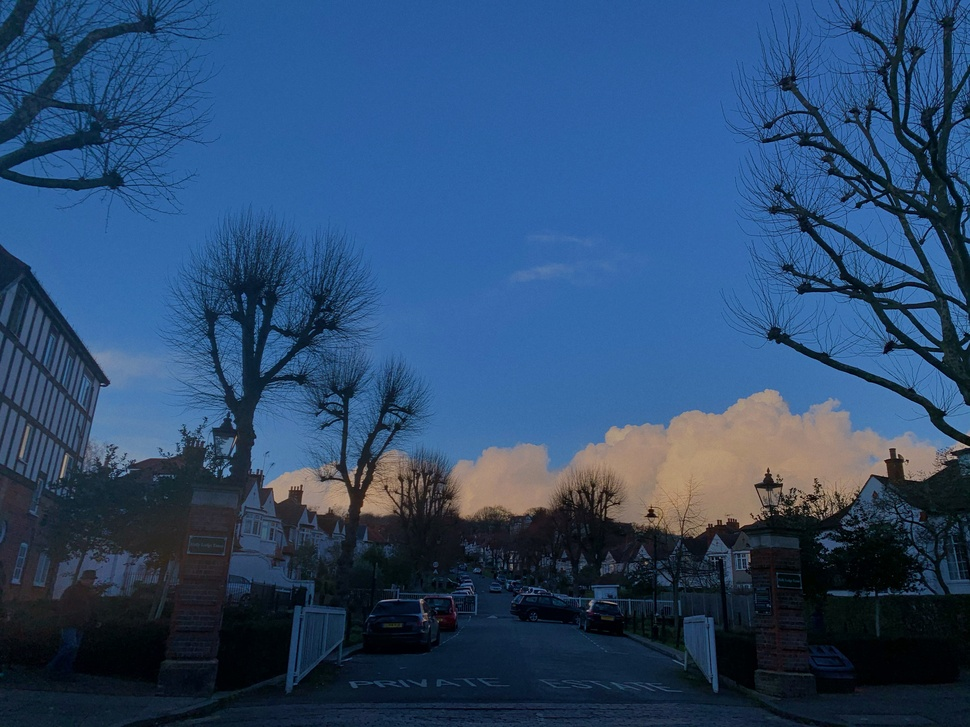
#> input picture image_Pointillist Art/assets/cloud.JPG, 970 x 727 px, shrunk from 4032 x 3024 before the run
$ python main.py
#> lines starting #> are read from the running program, lines starting #| are printed output that depends on the picture
import scipy.spatial
import numpy as np
import random
import cv2
import math
import time
from matplotlib import pyplot as plt
from sklearn.cluster import KMeans

def compute_color_probabilities(pixels, palette):
    distances = scipy.spatial.distance.cdist(pixels, palette)
    maxima = np.amax(distances, axis=1)

    distances = maxima[:, None] - distances
    summ = np.sum(distances, 1)
    distances /= summ[:, None]
    return distances

def get_color_from_prob(probabilities, palette, rand=False):
    probs = np.argsort(probabilities)
    i = probs[-1]
    if rand:
        r = random.uniform(0,1)
        if r<=0.2: i = probs[random.randint(max(0, probabilities.shape[0] - 1), probabilities.shape[0] - 1)]
    return palette[i]

def randomized_grid(h, w, scale):
    assert (scale > 0)

    r = scale//2

    grid = []
    for i in range(0, h, scale):
        for j in range(0, w, scale):
            y = random.randint(-r, r) + i
            x = random.randint(-r, 2*r) + j

            grid.append((y % h, x % w))

    random.shuffle(grid)
    return grid


def limit_size(img, max_x, max_y=0):
    if max_x == 0:
        return img

    if max_y == 0:
        max_y = max_x

    ratio = min(1.0, float(max_x) / img.shape[1], float(max_y) / img.shape[0])

    if ratio != 1.0:
        shape = (int(img.shape[1] * ratio), int(img.shape[0] * ratio))
        return cv2.resize(img, shape, interpolation=cv2.INTER_AREA)
    else:
        return img

def get_color_palette(img, n=10, scale=200):
    # scale down the image to speedup kmeans
    img = limit_size(img, scale)

    clt = KMeans(n_clusters=n)
    clt.fit(img.reshape(-1, 3))

    return clt.cluster_centers_

def complement(colors):
    return 255 - colors


def create_pointillism_art(image_path, primary_colors, save_path, rand=False):
#> called with image_path = 'assets/cloud.JPG', primary_colors = 10, save_path = 'assets/cloudOut.JPG', rand = True
    start_time = time.time()

    img = cv2.imread(image_path)
#> img is the input picture: shape (727, 970, 3); mean B, G, R 110.4, 73.8, 43.5

    radius_width = int(math.ceil(max(img.shape) / 200))
#> radius_width = 5
    print("Radius width: %d" % radius_width)
#| Radius width: 5

    palette = get_color_palette(img, primary_colors)
#> in limit_size, `return cv2.resize(img, shape, interpolation=cv2.INTER_AREA)`:
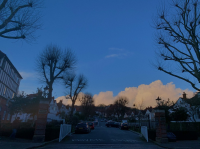
#> returned value: shape (149, 200, 3); mean of channels 0, 1, 2 110.4, 73.8, 43.5; drawn as B, G, R
#> palette = [[168.3, 121.8, 80.57], [82.87, 56.51, 33.99], [168, 104.6, 52.06], [21.01, 14.56, 8.03], [156.1, 93.52, 42.78], [52.04, 33.89, 15.99], [119.1, 134.3, 157.1], [119.8, 77.52, 40.24], [47.45, 40.74, 38.81], [80.23, 89.34, 104.4]]
    complements = complement(palette)
#> complements = [[86.69, 133.2, 174.4], [172.1, 198.5, 221], [86.97, 150.4, 202.9], [234, 240.4, 247], [98.88, 161.5, 212.2], [203, 221.1, 239], [135.9, 120.7, 97.85], [135.2, 177.5, 214.8], [207.6, 214.3, 216.2], [174.8, 165.7, 150.6]]
    palette = np.vstack((palette, complements))
#> palette = 20 rows, first 8: [168.3, 121.8, 80.57], [82.87, 56.51, 33.99], [168, 104.6, 52.06], [21.01, 14.56, 8.03], [156.1, 93.52, 42.78], [52.04, 33.89, 15.99], [119.1, 134.3, 157.1], [119.8, 77.52, 40.24]
    print("Color Palette Computed")

    print("Drawing image...")

    canvas = np.zeros((img.shape[0], img.shape[1], 3), np.uint8)
    canvas[:, :] = (255, 255, 255)

    grid = randomized_grid(img.shape[0], img.shape[1], scale=3)

    pixel_colors = np.array([img[x[0], x[1]] for x in grid])

    color_probabilities = compute_color_probabilities(pixel_colors, palette)

    for i, (y, x) in enumerate(grid):
        color = get_color_from_prob(color_probabilities[i], palette, rand=rand)
        cv2.ellipse(canvas, (x, y), (radius_width, radius_width), 0, 0, 360, color, -1, cv2.LINE_AA)
#> this loop made 78732 passes
#> color on passes 1 to 3: [168, 104.6, 52.06], [168, 104.6, 52.06], [168, 104.6, 52.06]
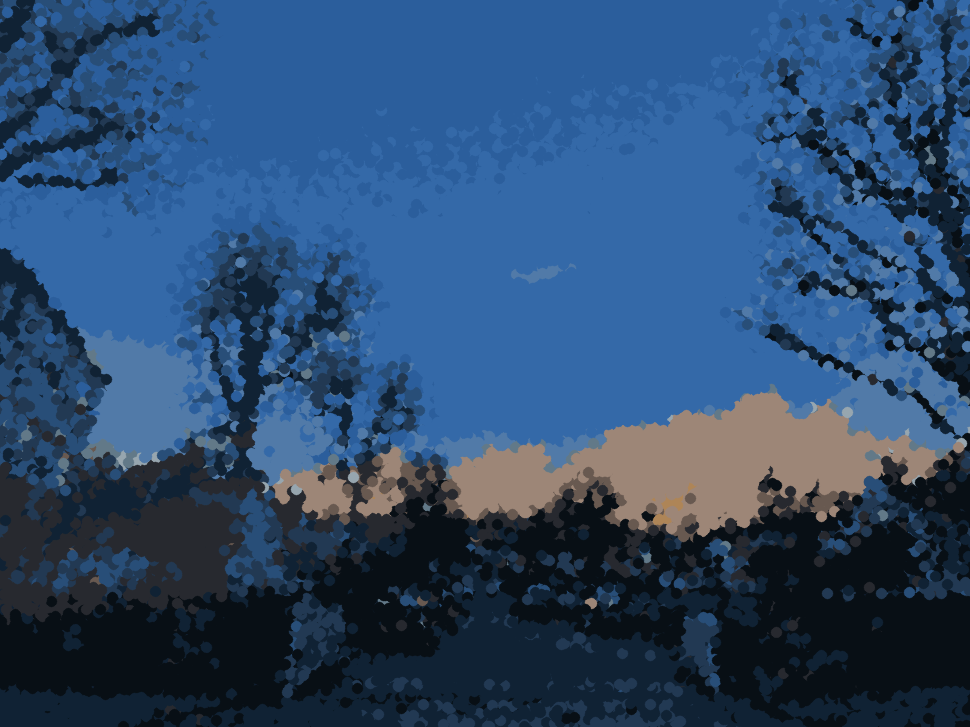
#> canvas: shape (727, 970, 3); mean of channels 0, 1, 2 110.3, 74.4, 44.1; drawn as B, G, R

    plt.imshow(cv2.cvtColor(canvas, cv2.COLOR_BGR2RGB))
    cv2.imwrite(save_path, canvas)

    print("Total Time taken: %d seconds" % round(time.time() - start_time, 2))


create_pointillism_art('assets/cloud.JPG', 10, 'assets/cloudOut.JPG', rand=True)

$ run again, with image_Pointillist Art/assets/Airline.JPG copied over image_Pointillist Art/assets/cloud.JPG
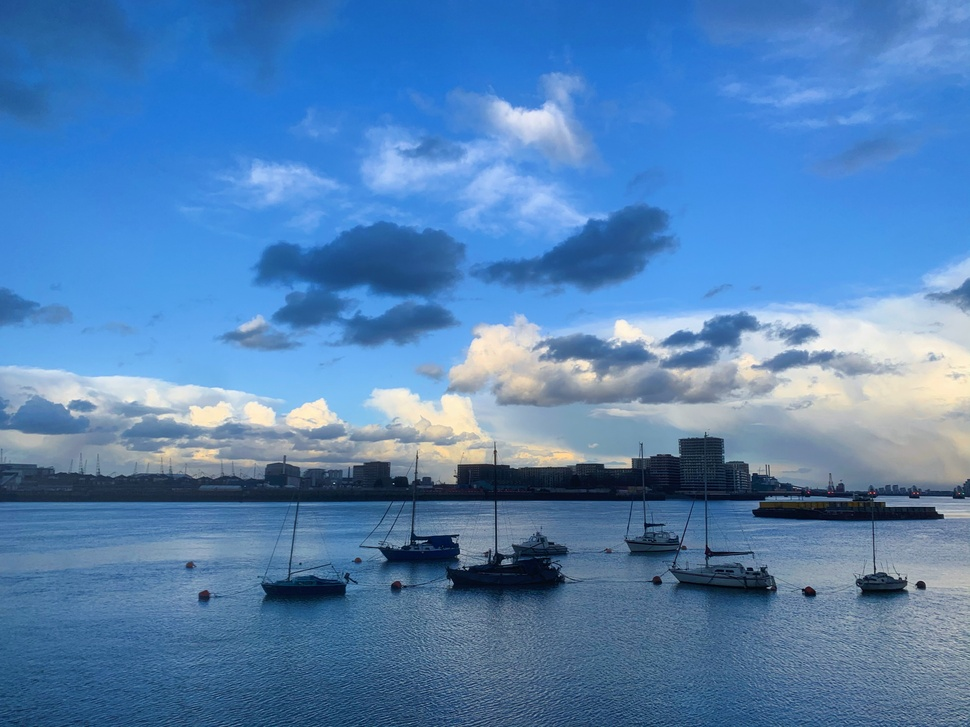
#> input picture image_Pointillist Art/assets/Airline.JPG, 970 x 727 px, shrunk from 4032 x 3024 before the run
#> in create_pointillism_art, img is the input picture: shape (727, 970, 3); mean B, G, R 179.5, 129.8, 83.6
#| Radius width: 5
#> in limit_size, `return cv2.resize(img, shape, interpolation=cv2.INTER_AREA)`:
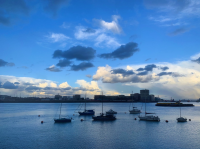
#> returned value: shape (149, 200, 3); mean of channels 0, 1, 2 179.5, 129.8, 83.7; drawn as B, G, R
#> in create_pointillism_art, `palette = get_color_palette(img, primary_colors)`: palette = [[191.6, 182.7, 172.9], [236.5, 172.7, 113], [145, 99.85, 55.68], [201.8, 116.7, 41.31], [154.4, 119.9, 86.3], [117.3, 80.43, 43.62], [168.1, 147.5, 127.1], [215.4, 219.5, 218.2], [223.9, 144.2, 72.51], [57.86, 37.12, 21.21]]
#> complements = [[63.41, 72.25, 82.06], [18.53, 82.26, 142], [110, 155.2, 199.3], [53.2, 138.3, 213.7], [100.6, 135.1, 168.7], [137.7, 174.6, 211.4], [86.87, 107.5, 127.9], [39.63, 35.5, 36.78], [31.08, 110.8, 182.5], [197.1, 217.9, 233.8]]
#> in create_pointillism_art, `palette = np.vstack((palette, complements))`: palette = 20 rows, first 8: [191.6, 182.7, 172.9], [236.5, 172.7, 113], [145, 99.85, 55.68], [201.8, 116.7, 41.31], [154.4, 119.9, 86.3], [117.3, 80.43, 43.62], [168.1, 147.5, 127.1], [215.4, 219.5, 218.2]
#> the loop in create_pointillism_art, `for i, (y, x) in enumerate(grid):` made 78732 passes
#> color on passes 1 to 3: [223.9, 144.2, 72.51], [223.9, 144.2, 72.51], [154.4, 119.9, 86.3]
#> after the loop in create_pointillism_art, `for i, (y, x) in enumerate(grid):`:
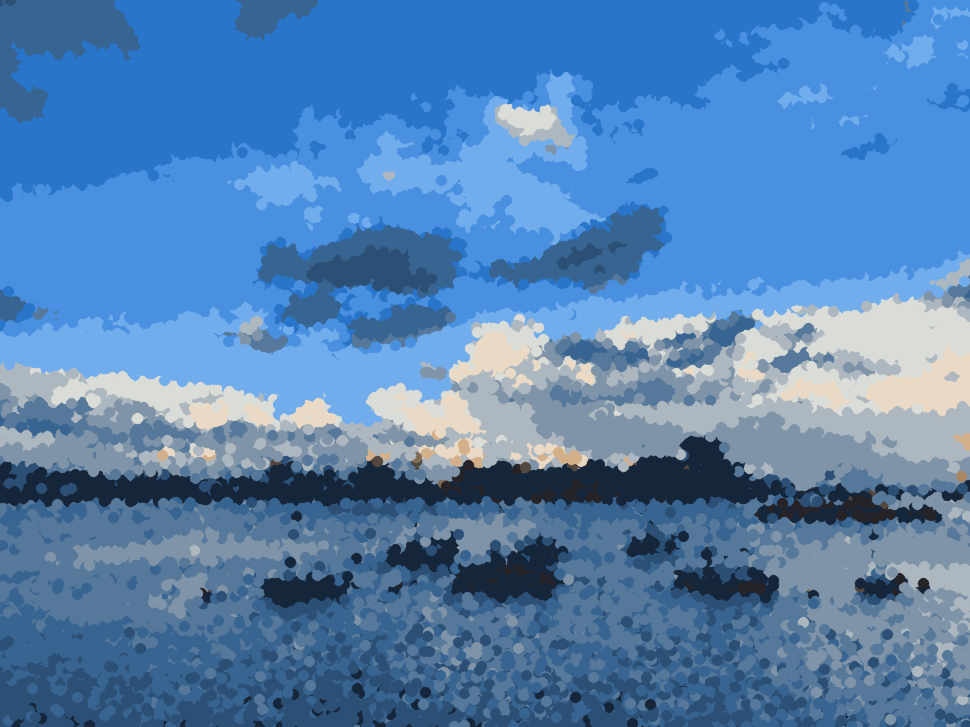
#> canvas: shape (727, 970, 3); mean of channels 0, 1, 2 178.6, 129.9, 84.6; drawn as B, G, R

$ run again, with image_Pointillist Art/assets/CityofLondon.JPG copied over image_Pointillist Art/assets/cloud.JPG
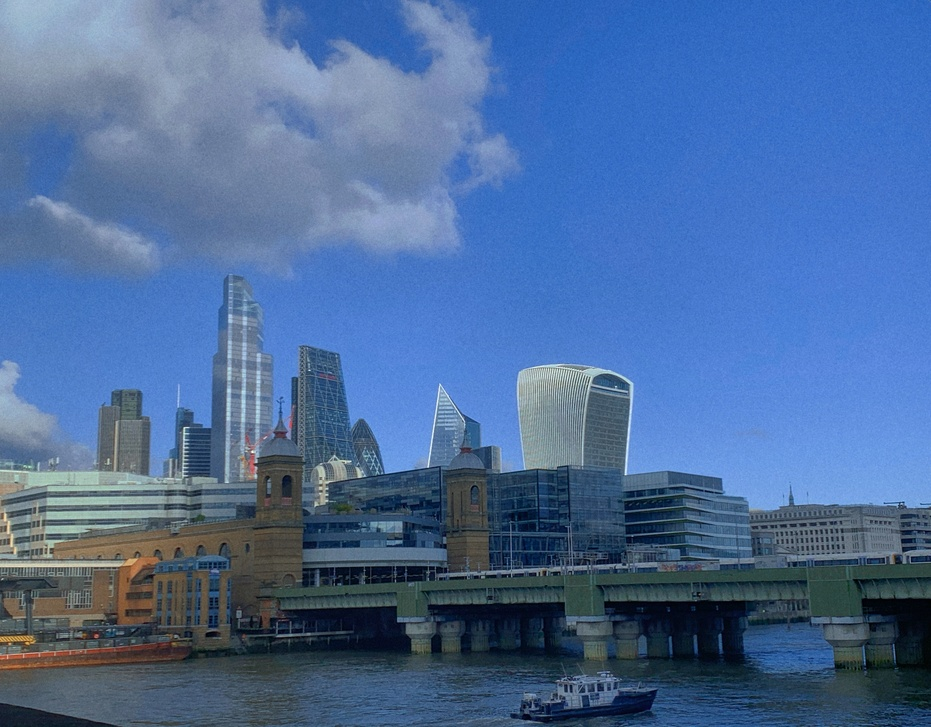
#> input picture image_Pointillist Art/assets/CityofLondon.JPG, 931 x 727 px, shrunk from 3871 x 3024 before the run
#> in create_pointillism_art, img is the input picture: shape (727, 931, 3); mean B, G, R 154.4, 107.7, 75.7
#| Radius width: 5
#> in limit_size, `return cv2.resize(img, shape, interpolation=cv2.INTER_AREA)`:
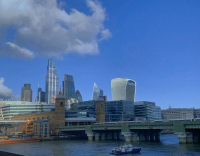
#> returned value: shape (156, 200, 3); mean of channels 0, 1, 2 154.4, 107.7, 75.7; drawn as B, G, R
#> in create_pointillism_art, `palette = get_color_palette(img, primary_colors)`: palette = [[167.7, 136, 115.8], [72.46, 72.39, 64.9], [216.1, 137.1, 89.07], [41.63, 25.33, 11.73], [196.7, 113.4, 61.52], [113.6, 88.46, 64.33], [185.7, 162.5, 142.2], [150.7, 114.5, 88.24], [76.23, 58.09, 35.82], [86.31, 100.6, 114.1]]
#> complements = [[87.34, 119, 139.2], [182.5, 182.6, 190.1], [38.93, 117.9, 165.9], [213.4, 229.7, 243.3], [58.31, 141.6, 193.5], [141.4, 166.5, 190.7], [69.32, 92.5, 112.8], [104.3, 140.5, 166.8], [178.8, 196.9, 219.2], [168.7, 154.4, 140.9]]
#> in create_pointillism_art, `palette = np.vstack((palette, complements))`: palette = 20 rows, first 8: [167.7, 136, 115.8], [72.46, 72.39, 64.9], [216.1, 137.1, 89.07], [41.63, 25.33, 11.73], [196.7, 113.4, 61.52], [113.6, 88.46, 64.33], [185.7, 162.5, 142.2], [150.7, 114.5, 88.24]
#> the loop in create_pointillism_art, `for i, (y, x) in enumerate(grid):` made 75573 passes
#> color on passes 1 to 3: [167.7, 136, 115.8], [87.34, 119, 139.2], [196.7, 113.4, 61.52]
#> after the loop in create_pointillism_art, `for i, (y, x) in enumerate(grid):`:
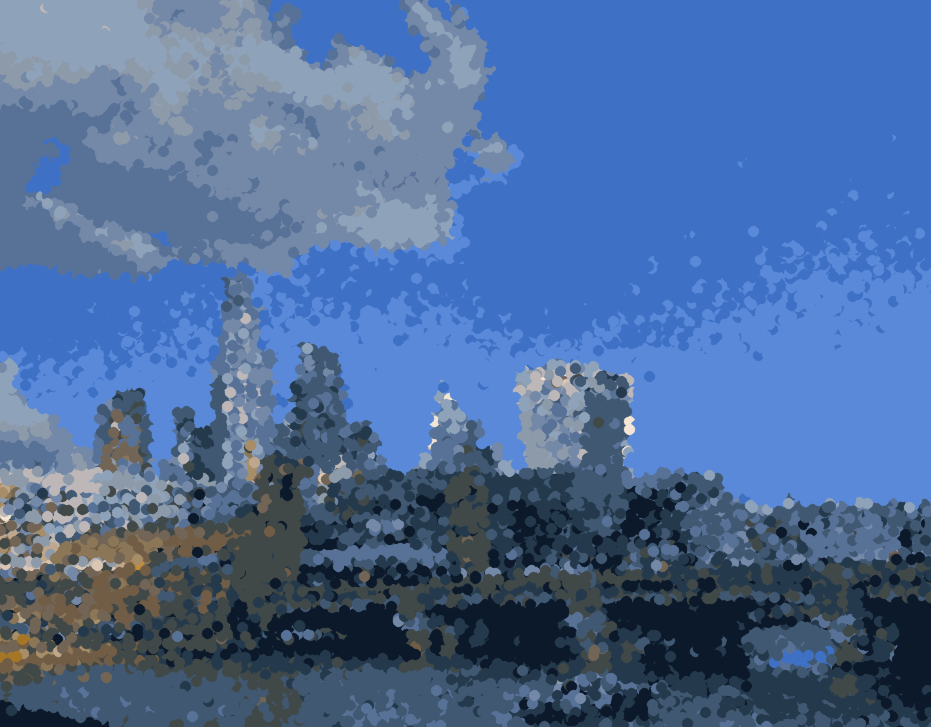
#> canvas: shape (727, 931, 3); mean of channels 0, 1, 2 154, 107.6, 76.6; drawn as B, G, R
